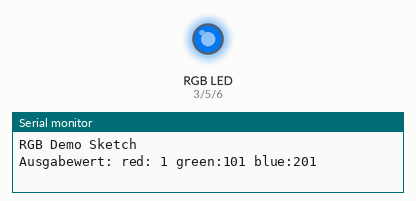
Simulated run of this sketch. Board: Arduino Uno, built with avr-gcc and run on an emulated ATmega328P. Shown: an RGB LED mixed from three pins (HIGH = lit), the last lines printed to the serial monitor. Dim RGB values are drawn brighter than linear.

Above: at 0.05 s.
At 4.88 s:
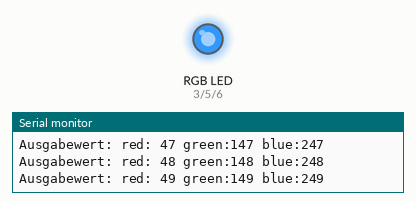
At 9.51 s:
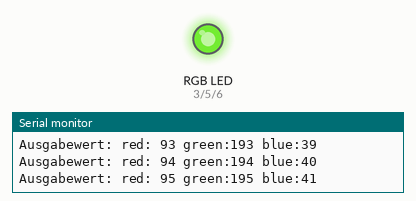
At 19.98 s:
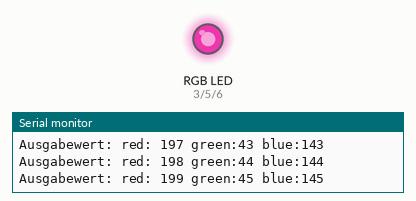
At 25.52 s:
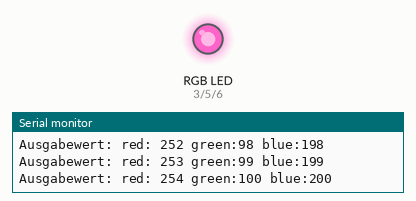
At 39.93 s:
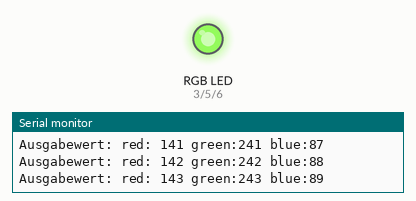
Timing chart, 0 to 40.0 s (numbered marks = the images above):
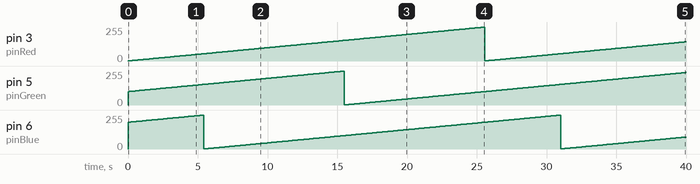

The sketch:

rgb_test.ino
```cpp
// (licence header left out)
// constant pin numbers for led outputs
const int pinRed = 3;
const int pinGreen = 5;
const int pinBlue = 6;

// runtime variables for each color brightness
int valueRed = 0;
int valueGreen = 100;
int valueBlue = 200;

void setup(){
  Serial.begin(9600);
  Serial.println("RGB Demo Sketch");

  // set output mode for pins
  pinMode(pinRed, OUTPUT);
  pinMode(pinGreen, OUTPUT);
  pinMode(pinBlue, OUTPUT);
}

void loop(){
  // increase each value by 1
  // if value is greater than 255 ( = maximal birgthness) then set value to 0
  valueRed++;
  if(valueRed >= 255) {
    valueRed = 1;
  }
  analogWrite(pinRed, valueRed); // PWM output

  valueGreen++;
  if(valueGreen >= 255) {
    valueGreen = 1;
  }
  analogWrite(pinGreen, valueGreen);

  valueBlue++;
  if(valueBlue >= 255) {
    valueBlue = 1;
  }
  analogWrite(pinBlue, valueBlue);

  // display current values via serial console
  Serial.print("Ausgabewert: red: ");
  Serial.print(valueRed);
  Serial.print(" green:");
  Serial.print(valueGreen);
  Serial.print(" blue:");
  Serial.print(valueBlue);
  Serial.println();

  // wait for 100 ms between loops
  delay(100);
}

/*
The MIT License (MIT)

Copyright (c) 2016 Axel Utech

Permission is hereby granted, free of charge, to any person obtaining a copy of this software and associated documentation files (the "Software"), to deal in the Software without restriction, including without limitation the rights to use, copy, modify, merge, publish, distribute, sublicense, and/or sell copies of the Software, and to permit persons to whom the Software is furnished to do so, subject to the following conditions:

The above copyright notice and this permission notice shall be included in all copies or substantial portions of the Software.

THE SOFTWARE IS PROVIDED "AS IS", WITHOUT WARRANTY OF ANY KIND, EXPRESS OR IMPLIED, INCLUDING BUT NOT LIMITED TO THE WARRANTIES OF MERCHANTABILITY, FITNESS FOR A PARTICULAR PURPOSE AND NONINFRINGEMENT. IN NO EVENT SHALL THE AUTHORS OR COPYRIGHT HOLDERS BE LIABLE FOR ANY CLAIM, DAMAGES OR OTHER LIABILITY, WHETHER IN AN ACTION OF CONTRACT, TORT OR OTHERWISE, ARISING FROM, OUT OF OR IN CONNECTION WITH THE SOFTWARE OR THE USE OR OTHER DEALINGS IN THE SOFTWARE.
*/
```

Measured:
- by itself, pin 3 (pinRed): 0/255 → 1/255 at 0.00 s, → 2/255 0.10 s later, → 3/255 0.10 s later, → 4/255 0.10 s later, … (398 changes in this stretch)
- by itself, pin 6 (pinBlue): ramps from 1/255 to 254/255 and jumps back, once every 25.6 s
- by itself, pin 5 (pinGreen): 0/255 → 101/255 at 0.00 s, → 102/255 0.10 s later, → 103/255 0.10 s later, → 104/255 0.10 s later, … (398 changes in this stretch)
